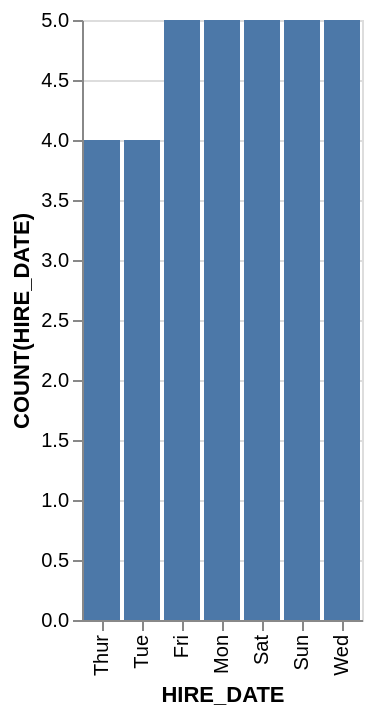

Specify this chart in Vega-Lite:
### Vega-Lite specification from a JSON file in a GitHub repository (floating-point values rounded to 4 significant figures)
{"data": {"values": [{"x_data": "Thur", "y_data": 4}, {"x_data": "Tue", "y_data": 4}, {"x_data": "Fri", "y_data": 5}, {"x_data": "Mon", "y_data": 5}, {"x_data": "Sat", "y_data": 5}, {"x_data": "Sun", "y_data": 5}, {"x_data": "Wed", "y_data": 5}]}, "mark": "bar", "encoding": {"x": {"field": "x_data", "type": "nominal", "title": "HIRE_DATE", "sort": {"op": "sum", "field": "y_data", "order": "ascending"}}, "y": {"field": "y_data", "type": "quantitative", "title": "COUNT(HIRE_DATE)"}}}
